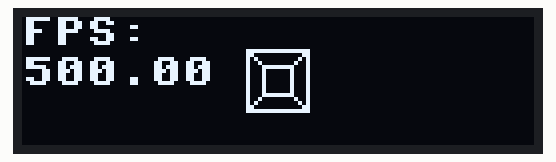
Recording of a program running on a simulated Raspberry Pi Pico running MicroPython. Parts: 128×32 one-colour display. Library files of the repository ran but are not shown: ssd1306.py; what the program prints to the serial console is not drawn.

Above: at 0.08 s.
At 10.91 s:
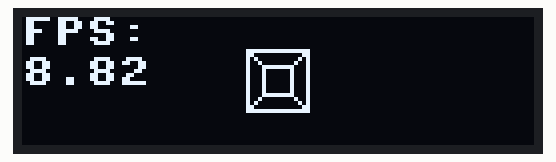
At 13.77 s:
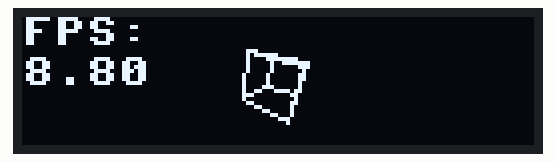
At 19.9 s:
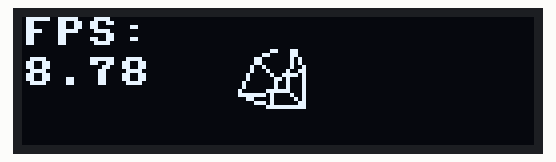
At 25.22 s:
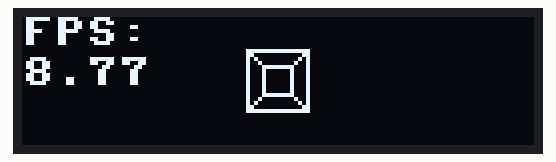
At 39.65 s:
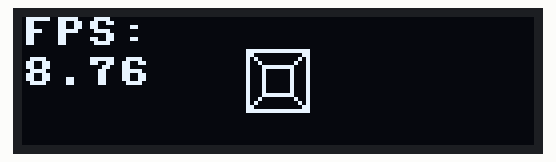

The program:

ssd1306_3d-cube-fps.py
```python
from machine import Pin, I2C
import ssd1306
import utime
import math

# Initialize I2C
i2c = I2C(0, scl=Pin(21), sda=Pin(20))

# Initialize OLED display
oled_width = 128
oled_height = 32
oled = ssd1306.SSD1306_I2C(oled_width, oled_height, i2c)

# Define the vertices of the cube
vertices = [
    [-1, -1, -1],
    [1, -1, -1],
    [1, 1, -1],
    [-1, 1, -1],
    [-1, -1, 1],
    [1, -1, 1],
    [1, 1, 1],
    [-1, 1, 1]
]

# Define the edges of the cube
edges = [
    [0, 1], [1, 2], [2, 3], [3, 0],
    [4, 5], [5, 6], [6, 7], [7, 4],
    [0, 4], [1, 5], [2, 6], [3, 7]
]

def rotate(vertices, angle_x, angle_y, angle_z):
    cos_x, sin_x = math.cos(angle_x), math.sin(angle_x)
    cos_y, sin_y = math.cos(angle_y), math.sin(angle_y)
    cos_z, sin_z = math.cos(angle_z), math.sin(angle_z)

    rotated_vertices = []
    for x, y, z in vertices:
        # Rotate around X axis
        y, z = y * cos_x - z * sin_x, y * sin_x + z * cos_x
        # Rotate around Y axis
        x, z = x * cos_y - z * sin_y, x * sin_y + z * cos_y
        # Rotate around Z axis
        x, y = x * cos_z - y * sin_z, x * sin_z + y * cos_z
        rotated_vertices.append([x, y, z])
    return rotated_vertices

def project(vertices, width, height, scale):
    projected_vertices = []
    for x, y, z in vertices:
        f = scale / (z + 3)
        x, y = x * f + width // 2, -y * f + height // 2
        projected_vertices.append([int(x), int(y)])
    return projected_vertices

def draw_cube(oled, vertices, edges):
    for edge in edges:
        x1, y1 = vertices[edge[0]]
        x2, y2 = vertices[edge[1]]
        oled.line(x1, y1, x2, y2, 1)

def main():
    width, height = 30, 30  # Box size
    scale = 15  # Scale factor to fit within 30x30 area
    viewer_distance = 4
    angle_x, angle_y, angle_z = 0, 0, 0
    frame_count = 0
    start_time = utime.ticks_ms()

    while True:
        oled.fill(0)
        rotated_vertices = rotate(vertices, angle_x, angle_y, angle_z)
        projected_vertices = project(rotated_vertices, width, height, scale)

        # Center the cube in the middle of the screen
        for i in range(len(projected_vertices)):
            projected_vertices[i][0] += (oled_width - width) // 2
            projected_vertices[i][1] += (oled_height - height) // 2

        draw_cube(oled, projected_vertices, edges)

        # Calculate FPS
        frame_count += 1
        elapsed_time = utime.ticks_diff(utime.ticks_ms(), start_time) / 1000
        if elapsed_time > 0:
            fps = frame_count / elapsed_time
        else:
            fps = 0

        # Display FPS
        oled.fill_rect(0, 0, oled_width, 8, 0)  # Clear the top line
        oled.text("FPS: ", 0, 0)
        oled.text("{:.2f}".format(fps), 0, 10)
        print("FPS: {:.2f}".format(fps))
        oled.show()

        angle_x += 0.05
        angle_y += 0.05
        angle_z += 0.05

        utime.sleep(0.1)

main()
```
